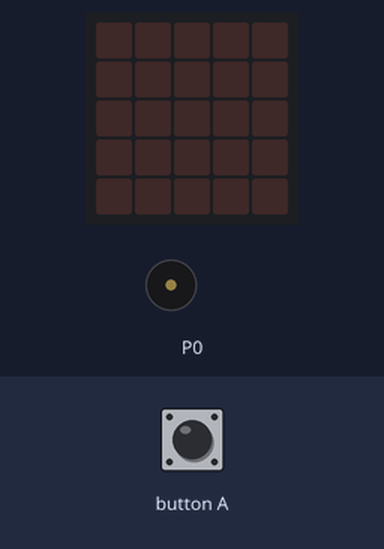
This program was run on a simulated BBC micro:bit (MakeCode). Parts: the board's 5×5 LED display, buzzer (waves = sounding). The inputs (shaded band) are chosen by the test bench.

Above: at 1.2 s.
1.3 s: button A pressed for 0.15 s
At 1.65 s:
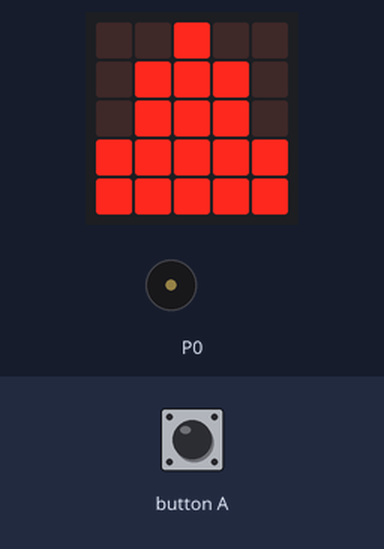
At 4.1 s:
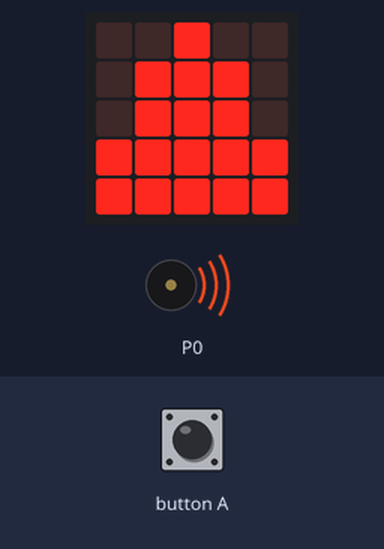
Timing chart, 0 to 10.3 s (numbered marks = the images above; inputs shaded):
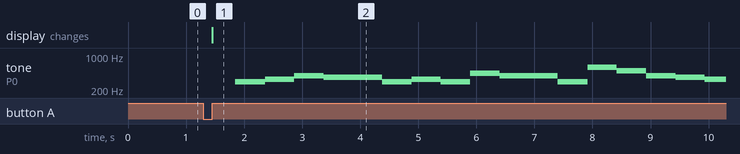

The program:

main.ts
```typescript
input.onButtonPressed(Button.A, function () {
    basic.showLeds(`
        . . # . .
        . # # # .
        . # # # .
        # # # # #
        # # # # #
        `)
    music.playTone(294, music.beat(BeatFraction.Half))
    music.playTone(294, music.beat(BeatFraction.Half))
    music.playTone(330, music.beat(BeatFraction.Whole))
    music.playTone(392, music.beat(BeatFraction.Whole))
    music.playTone(370, music.beat(BeatFraction.Double))
    music.playTone(294, music.beat(BeatFraction.Half))
    music.playTone(294, music.beat(BeatFraction.Half))
    music.playTone(330, music.beat(BeatFraction.Whole))
    music.playTone(294, music.beat(BeatFraction.Whole))
    music.playTone(440, music.beat(BeatFraction.Whole))
    music.playTone(392, music.beat(BeatFraction.Double))
    music.playTone(294, music.beat(BeatFraction.Half))
    music.playTone(294, music.beat(BeatFraction.Half))
    music.playTone(587, music.beat(BeatFraction.Whole))
    music.playTone(494, music.beat(BeatFraction.Whole))
    music.playTone(392, music.beat(BeatFraction.Whole))
    music.playTone(370, music.beat(BeatFraction.Whole))
    music.playTone(330, music.beat(BeatFraction.Whole))
    music.playTone(523, music.beat(BeatFraction.Whole))
    music.playTone(523, music.beat(BeatFraction.Whole))
    music.playTone(494, music.beat(BeatFraction.Whole))
    music.playTone(392, music.beat(BeatFraction.Whole))
    music.playTone(440, music.beat(BeatFraction.Whole))
    music.playTone(392, music.beat(BeatFraction.Double))
})
```

test.ts
```typescript
// testene settes inn her; disse vil ikke kompilert så lenge denne pakken blir brukt som en utvidelse.
```

Measured:
- after the input at 1.3 s, tone on P0: plays 294 Hz for 0.51 s, 330 Hz for 0.51 s, 392 Hz for 0.51 s, 370 Hz for 1.0 s, 294 Hz for 0.51 s, 330 Hz for 0.51 s … (15 notes in this stretch), starting after 0.55 s; the display: changes after 0.15 s (image 1)
